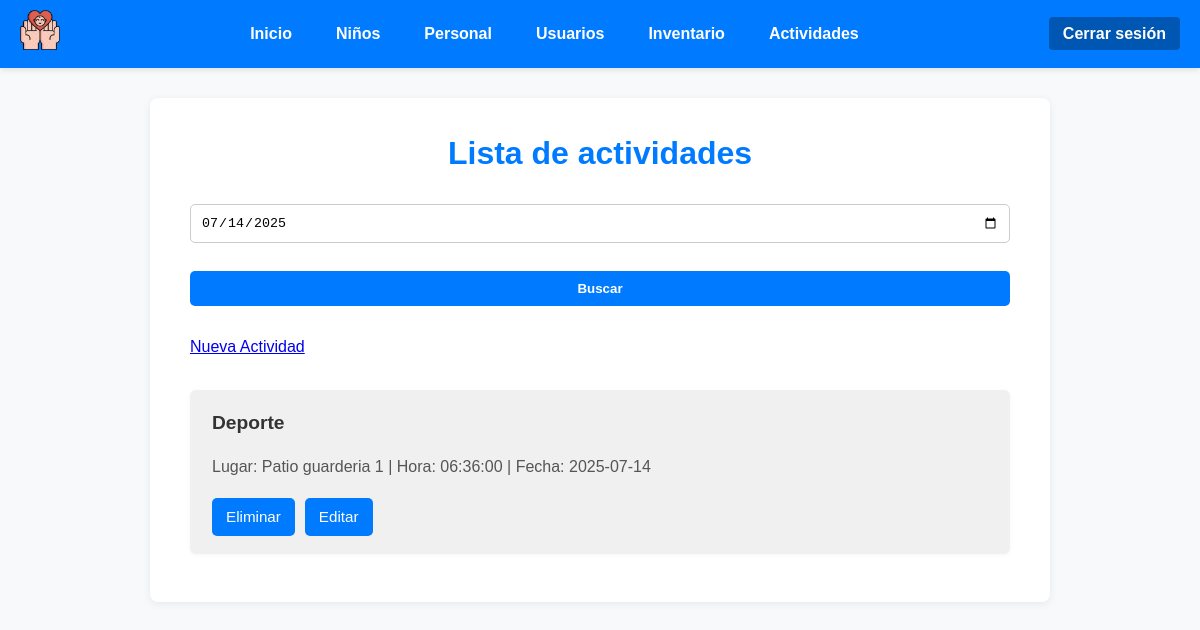
/MVC/index.php?c=Activity&a=index (signed in), run on the app's committed database.
### tables this page shows
CREATE TABLE `activities` (
  `id` int(11) NOT NULL,
  `razon` varchar(100) NOT NULL,
  `descripcion` text NOT NULL,
  `fecha` date NOT NULL,
  `hora` time NOT NULL,
  `lugar` varchar(100) NOT NULL,
  `usuario_creacion` varchar(50) DEFAULT NULL,
  `fecha_creacion` timestamp NOT NULL DEFAULT current_timestamp()
);

### MVC/controller/ActivityController.php (called while the page is built, shortened)
 <?php
require_once "model/dao/ActivityDAO.php";
class ActivityController {
    public function index() {
        $rol = $_SESSION['usuario']['rol'];
        if (isset($_GET['fecha']) && !empty(trim($_GET['fecha']))) {
            $fecha = trim($_GET['fecha']);
            $activities_list=ActivityDAO::listar($fecha);
    } else {
        $activities_list=ActivityDAO::listar(date('Y-m-d'));
    }
    require_once "view/activity/activity.index.php";
}
}

### MVC/index.php (called while the page is built, shortened)
<?php
$a = isset($_GET['a']) ? $_GET['a'] : 'index';
$controller = new $controllerClass();
$controller->$a();

### MVC/model/dao/ActivityDAO.php (called while the page is built, shortened)
 <?php
class ActivityDAO{
    public static function listar($fecha){
    $conexion = Conexion::conectar();
    $sql = "SELECT * FROM activities WHERE fecha = ?";
    $stmt = $conexion->prepare($sql);
    $stmt->bindParam(1, $fecha, PDO::PARAM_STR);
    $stmt->execute();
    return $stmt->fetchAll(PDO::FETCH_ASSOC);
    }
}

### MVC/view/activity/activity.index.php (the view, shortened to what this page needs)
<?php require_once "view/templates/navbar.php"; ?>
<link rel="stylesheet" href="view/activity/Activity.css">
<div class="main-activity-container">
    <h1 class="activity-title">Lista de actividades</h1>
    <div>
        <form method="GET" action="index.php?" class="activity-form" style="margin-bottom: 0;">
            <input type="date" name="fecha" value="<?= $_GET['fecha'] ?? date('Y-m-d') ?>">
            <button type="submit">Buscar</button>
            <?php if ($rol === 'Administrador'): ?>
                <a href="index.php?c=Activity&a=new" class="activity-actions">Nueva Actividad</a>
            <?php endif; ?>
        </form>
    </div>
    <div class="activity-list">
        <?php for($i=0;$i<count($activities_list);$i++): ?>
            <div class="activity-card">
                <h2><?= $activities_list[$i]["razon"] ?></h2>
                <div class="activity-info">
                    <?= "Lugar: ".$activities_list[$i]["lugar"]." | Hora: ".$activities_list[$i]["hora"]." | Fecha: ".$activities_list[$i]["fecha"] ?>
                </div>
                <?php if($rol==="Administrador"):?>
                <div class="activity-actions">
                    <a href="index.php?c=Activity&a=delete&id=<?= $activities_list[$i]['id'] ?>">Eliminar</a>
                    <a href="index.php?c=Activity&a=edit&id=<?= $activities_list[$i]['id'] ?>">Editar</a>
                </div>
                <?php endif; ?>
            </div>
        <?php endfor; ?>
    </div>
</div>

### MVC/assets/css/home.css (style rules this page uses)
html { scroll-behavior: smooth; }
* { margin: 0; padding: 0; box-sizing: border-box; }
body { width: 100%; min-height: 100vh; overflow-x: hidden; background-color: #f8f9fa; font-family: Arial, sans-serif; line-height: 1.6; }

### MVC/view/activity/Activity.css (style rules this page uses)
body { font-family: Arial, sans-serif; background-color: #f8f9fa; }
.main-activity-container { max-width: 900px; margin: 30px auto; background: #fff; border-radius: 8px; box-shadow: 0 2px 8px rgba(0,0,0,0.07); padding: 30px 40px; }
.activity-title { font-size: 2rem; margin-bottom: 25px; color: #007bff; text-align: center; }
.activity-form { display: flex; flex-direction: column; gap: 18px; margin-bottom: 20px; }
.activity-form input[type="text"], .activity-form input[type="date"], .activity-form input[type="time"] { padding: 10px; border: 1px solid #ccc; border-radius: 5px; width: 100%; }
.activity-form button { padding: 10px 20px; background-color: #007bff; color: white; border: none; border-radius: 5px; cursor: pointer; font-weight: bold; margin-top: 10px; }
.activity-list { margin-top: 30px; }
.activity-card { background: #f0f0f0; border-radius: 6px; padding: 18px 22px; margin-bottom: 18px; box-shadow: 0 1px 4px rgba(0,0,0,0.04); display: flex; flex-direction: column; gap: 8px; }
.activity-card h2 { margin: 0 0 8px 0; color: #333; font-size: 1.2rem; }
.activity-card .activity-info { font-size: 1rem; color: #555; }
.activity-actions { margin-top: 10px; display: flex; gap: 10px; }
.activity-actions a { padding: 7px 14px; background-color: #007bff; color: #fff; border-radius: 5px; text-decoration: none; font-size: 0.95rem; transition: background 0.2s; }

### data on the page
activities: razon "Deporte", lugar "Patio guarderia 1", hora "06:36:00", fecha "2025-07-14"
